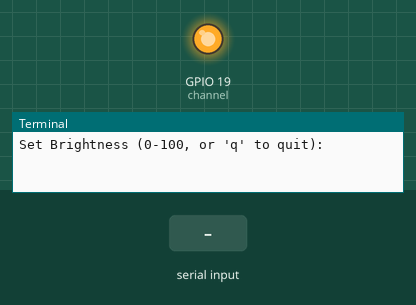
This program was run on a simulated Raspberry Pi (BCM pin numbers). On the bench: output pins drawn as LEDs (lit = HIGH), the last lines printed to the terminal. The inputs (shaded band) are chosen by the test bench. At 2.8 s the program stops and its outputs stay as they are.

Above: at 1.2 s.
1.3 s: "90" typed at the terminal, then Enter
At 1.8 s:
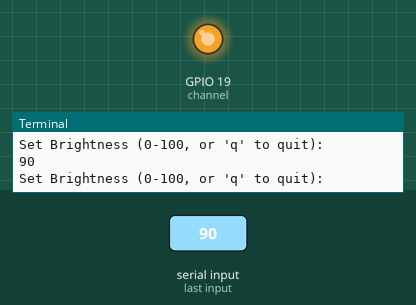
2.8 s: "q" typed at the terminal, then Enter
At 4.0 s:
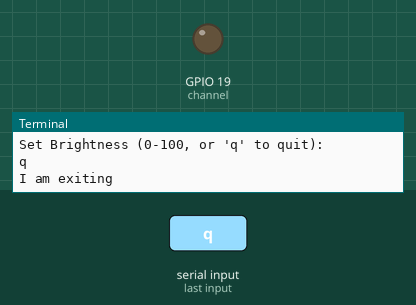
Timing chart, 0 to 4.3 s (numbered marks = the images above; inputs shaded):
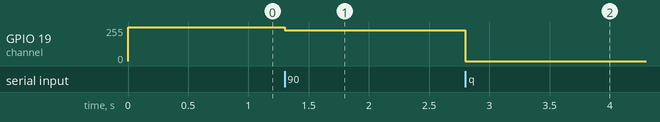

Measured:
- after the input at 1.3 s, GPIO 19 (channel): 255/255 → 230/255 at once
- after the input at 2.8 s, GPIO 19 (channel): 230/255 → 0/255 at once

The program:

pwm-new.py
```python
import RPi.GPIO as GPIO

channel = 19  # GPIO pin to use for PWM output

# GPIO setup
GPIO.setmode(GPIO.BCM)
GPIO.setup(channel, GPIO.OUT)

# Initialize PWM with a frequency of 1000 Hz
p = GPIO.PWM(channel, 1000)

# Start PWM with 100% duty cycle (fully ON)
p.start(100)

try:
    while True:
        try:
            # Prompt user to input brightness as duty cycle
            d = input("Set Brightness (0-100, or 'q' to quit): ")

            # Quit if the user enters 'q'
            if d.lower() == 'q':
                break

            # Convert input to integer and validate range
            duty_cycle = int(d)
            if 0 <= duty_cycle <= 100:
                p.ChangeDutyCycle(duty_cycle)  # Update duty cycle
            else:
                print("Please enter a value between 0 and 100.")

        except ValueError:
            print("Invalid input. Please enter a number between 0 and 100, or 'q' to quit.")

except KeyboardInterrupt:
    print("\nReceived Ctrl+C --> Quitting...")

finally:
    # Cleanup GPIO and stop PWM
    p.stop()
    GPIO.cleanup()
    print("I am exiting")
```
